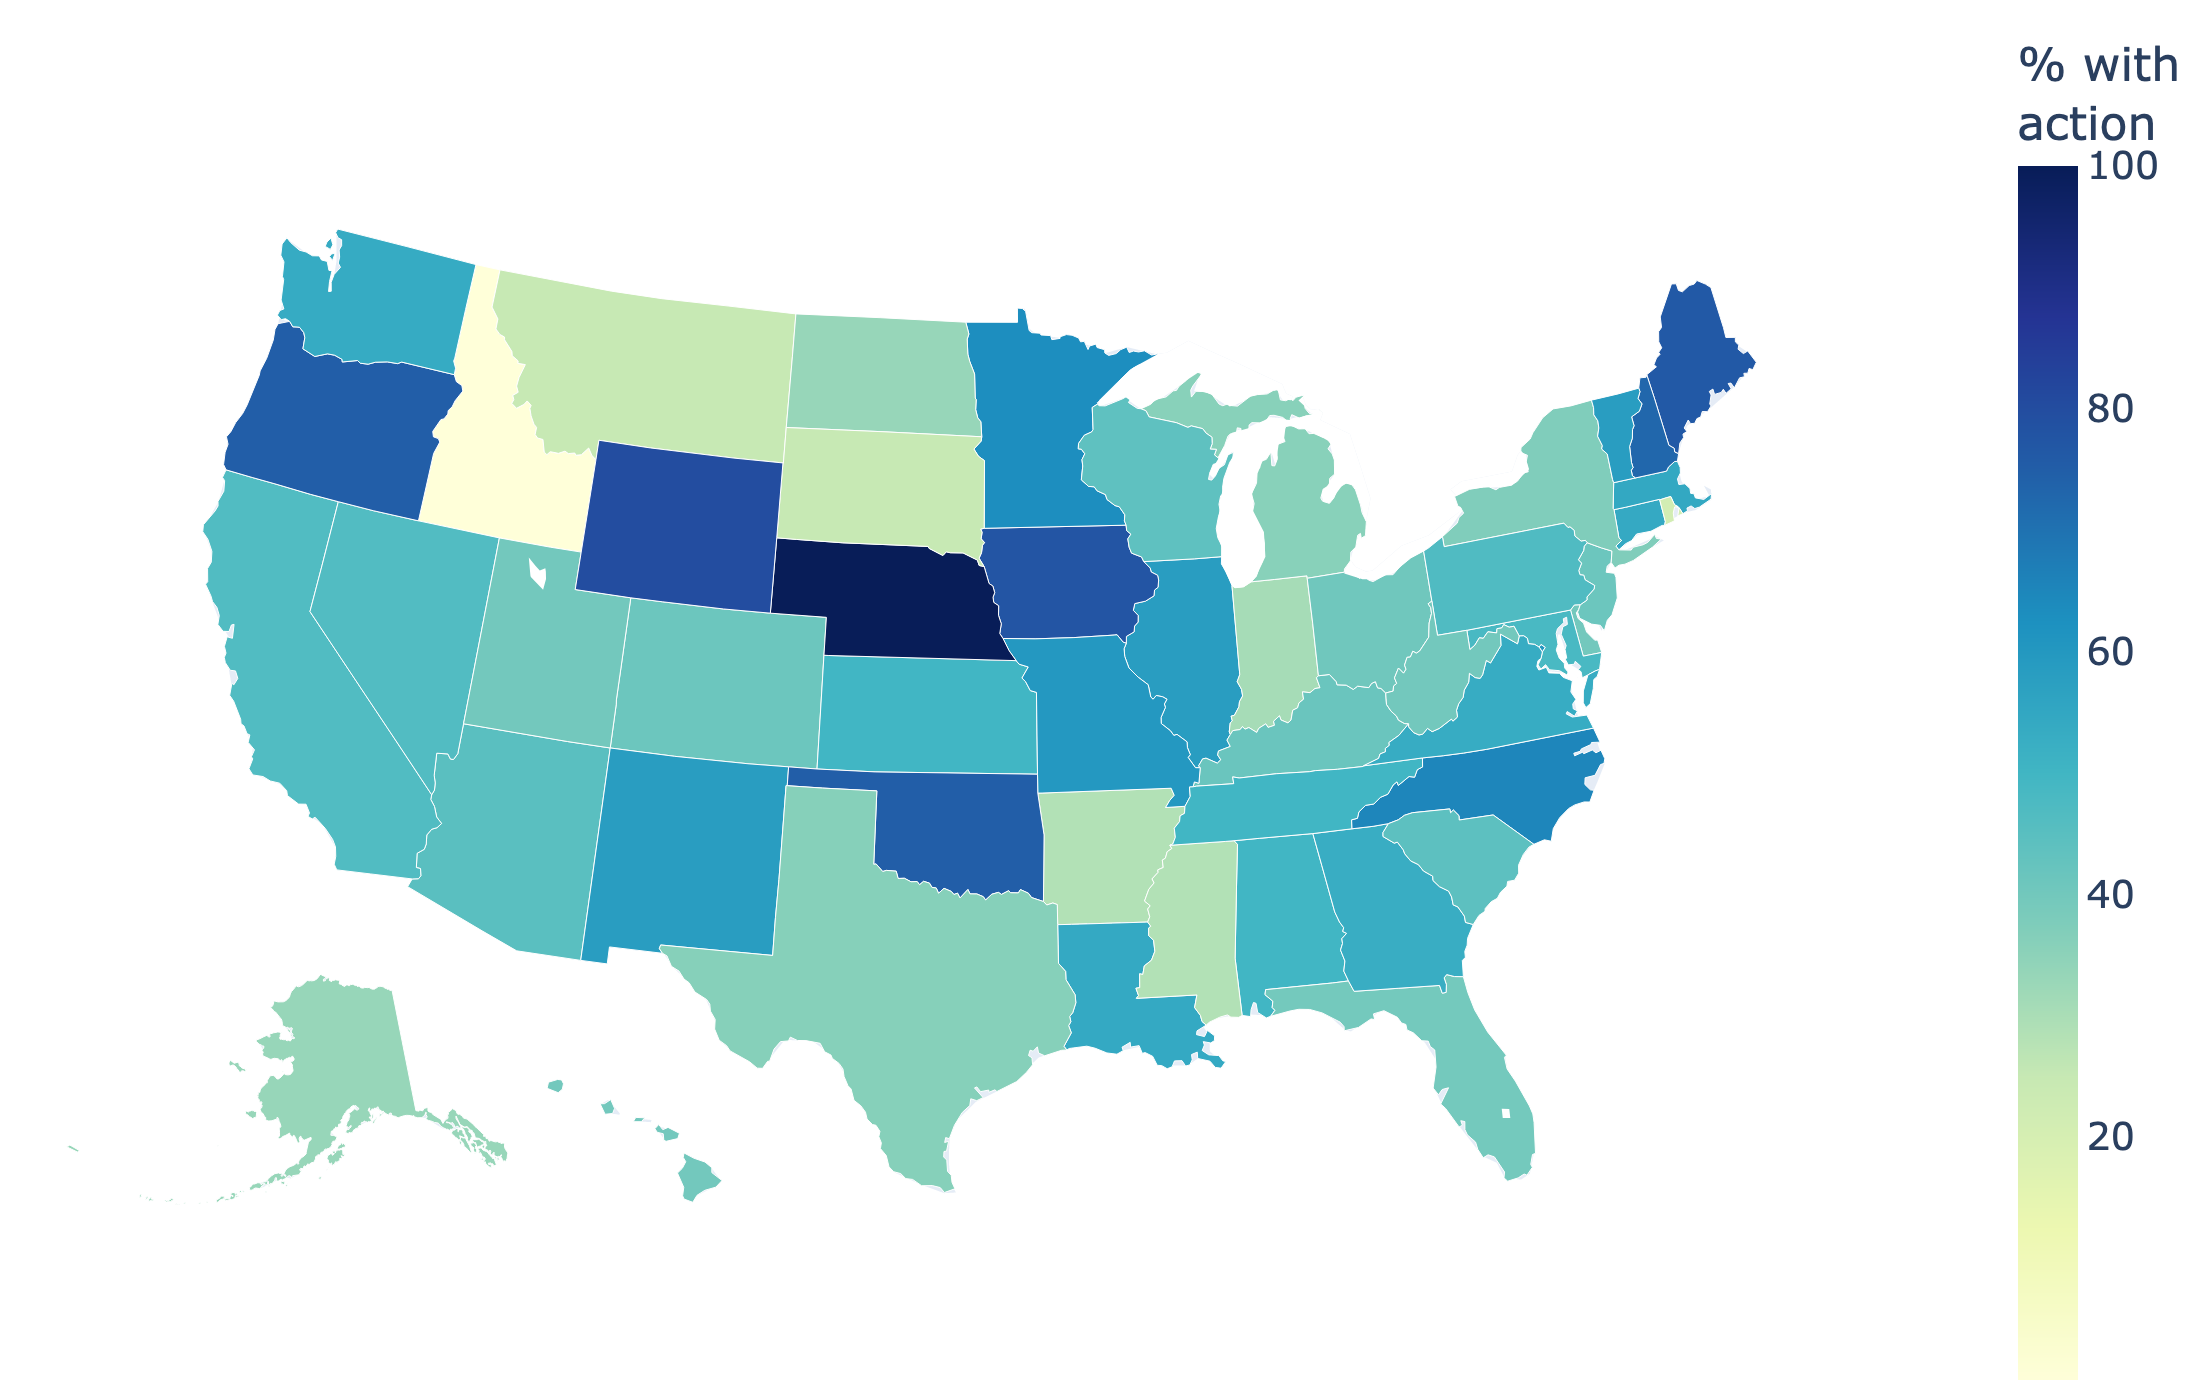

Python code for this plot:
"""
Choropleth map of the US shading each state by the fraction of synagogues
that have at least one environmental *action*.

Definitions
-----------
* Successfully crawled site: a row in `websites` with has_error = FALSE.
* Action: a row in `llm_chunk_classifications` whose category is not 'N/A'
  (and which classified without error).
* Denominator (per state): synagogues that have >= 1 successfully crawled
  website.
* Numerator   (per state): those synagogues that additionally have >= 1
  action found on a successfully crawled website.

Synagogues with no successfully crawled website are excluded entirely, per
instruction to only use successfully crawled sites.

State geometries are loaded with geopandas (US states GeoJSON), and the map
is rendered with plotly.

Outputs:
  state_action_map.html  — interactive choropleth
  state_action_map.png   — static choropleth
  state_action_map.csv   — per-state numerator / denominator / fraction

Usage:
    python 11_analysis/state_action_map.py
    python 11_analysis/state_action_map.py --gray-low-sample
"""

import argparse
import os
import sys
from pathlib import Path

import geopandas as gpd
import pandas as pd
import plotly.graph_objects as go
import psycopg2
from dotenv import load_dotenv

ROOT = Path(__file__).parent.parent
load_dotenv(ROOT / ".env")
HERE = Path(__file__).parent
OUT = HERE          # reassigned in main() from --source
sys.path.insert(0, str(HERE / "recreate_existing"))
import recreate_common as rc  # noqa: E402
from recreate_common import excluded_ids_sql  # noqa: E402

STATES_GEOJSON = (
    "https://raw.githubusercontent.com/PublicaMundi/MappingAPI/"
    "master/data/geojson/us-states.json"
)

# States with fewer than this many crawled synagogues are greyed out when the
# --gray-low-sample flag is set.
MIN_SAMPLE = 5

# Full state name -> USPS abbreviation (matches the `state` column in the DB).
NAME_TO_ABBR = {
    "Alabama": "AL", "Alaska": "AK", "Arizona": "AZ", "Arkansas": "AR",
    "California": "CA", "Colorado": "CO", "Connecticut": "CT",
    "Delaware": "DE", "District of Columbia": "DC", "Florida": "FL",
    "Georgia": "GA", "Hawaii": "HI", "Idaho": "ID", "Illinois": "IL",
    "Indiana": "IN", "Iowa": "IA", "Kansas": "KS", "Kentucky": "KY",
    "Louisiana": "LA", "Maine": "ME", "Maryland": "MD", "Massachusetts": "MA",
    "Michigan": "MI", "Minnesota": "MN", "Mississippi": "MS", "Missouri": "MO",
    "Montana": "MT", "Nebraska": "NE", "Nevada": "NV", "New Hampshire": "NH",
    "New Jersey": "NJ", "New Mexico": "NM", "New York": "NY",
    "North Carolina": "NC", "North Dakota": "ND", "Ohio": "OH",
    "Oklahoma": "OK", "Oregon": "OR", "Pennsylvania": "PA",
    "Rhode Island": "RI", "South Carolina": "SC", "South Dakota": "SD",
    "Tennessee": "TN", "Texas": "TX", "Utah": "UT", "Vermont": "VT",
    "Virginia": "VA", "Washington": "WA", "West Virginia": "WV",
    "Wisconsin": "WI", "Wyoming": "WY", "Puerto Rico": "PR",
}


# ── DB ────────────────────────────────────────────────────────────────────────

def get_conn():
    return psycopg2.connect(
        host=os.getenv("DB_HOST", "localhost"),
        port=int(os.getenv("DB_PORT", 8989)),
        dbname=os.getenv("DB_NAME", "synagogues"),
        user=os.getenv("DB_USER", "research"),
        password=os.getenv("DB_PASSWORD"),
    )


def load_state_fractions() -> pd.DataFrame:
    """Per-state numerator / denominator / fraction over crawled synagogues."""
    conn = get_conn()
    cur = conn.cursor()
    cur.execute(f"""
        WITH crawled AS (   -- synagogues with >=1 successfully crawled site
            SELECT DISTINCT s.id, s.state
            FROM synagogues s
            JOIN websites w ON w.synagogue_id = s.id AND w.has_error = FALSE
            WHERE s.state IS NOT NULL
              AND {excluded_ids_sql("s")}
        ),
        acted AS (          -- crawled synagogues with >=1 action
            SELECT DISTINCT s.id
            FROM synagogues s
            JOIN websites w ON w.synagogue_id = s.id AND w.has_error = FALSE
            JOIN web_pages wp ON wp.website_id = w.id
            {rc.action_join_sql("wp", "c", "m")}
            WHERE c.category <> 'N/A'
              AND c.category IS NOT NULL
              AND (c.error IS NULL OR c.error = '')
              AND {excluded_ids_sql("s")}
        )
        SELECT c.state AS abbr,
               COUNT(DISTINCT c.id)  AS denominator,
               COUNT(DISTINCT a.id)  AS numerator
        FROM crawled c
        LEFT JOIN acted a ON a.id = c.id
        GROUP BY c.state
        ORDER BY c.state
    """)
    rows = cur.fetchall()
    cur.close()
    conn.close()

    df = pd.DataFrame(rows, columns=["abbr", "denominator", "numerator"])
    df["fraction"] = df["numerator"] / df["denominator"]
    return df


# ── map ────────────────────────────────────────────────────────────────────────

def build_map(df: pd.DataFrame, gray_low_sample: bool = False):
    # Load state geometries with geopandas and attach USPS abbreviations.
    gdf = gpd.read_file(STATES_GEOJSON)
    gdf["abbr"] = gdf["name"].map(NAME_TO_ABBR)
    gdf = gdf.merge(df, on="abbr", how="left")

    geojson = gdf.set_index("abbr").__geo_interface__

    gdf["pct"] = gdf["fraction"] * 100
    # States to grey out: no crawled synagogues, or (when flagged) below the
    # minimum sample size.
    low = gdf["denominator"].isna()
    if gray_low_sample:
        low = low | (gdf["denominator"] < MIN_SAMPLE)
    gdf["hover"] = gdf.apply(
        lambda r: (
            f"{r['name']}<br>"
            f"{int(r['numerator'])}/{int(r['denominator'])} synagogues "
            f"({r['pct']:.1f}%)"
            if pd.notna(r["fraction"]) else f"{r['name']}<br>no crawled synagogues"
        ),
        axis=1,
    )

    colored = gdf[~low]
    grayed = gdf[low]

    fig = go.Figure()
    if not grayed.empty:
        fig.add_trace(
            go.Choropleth(
                geojson=geojson,
                locations=grayed["abbr"],
                featureidkey="id",
                z=[0] * len(grayed),
                colorscale=[[0, "lightgray"], [1, "lightgray"]],
                showscale=False,
                marker_line_color="white",
                marker_line_width=0.5,
                text=grayed["hover"],
                hovertemplate="%{text}<extra></extra>",
            )
        )
    fig.add_trace(
        go.Choropleth(
            geojson=geojson,
            locations=colored["abbr"],
            featureidkey="id",
            z=colored["pct"],
            zmin=0,
            zmax=colored["pct"].max(),
            colorscale="YlGnBu",
            marker_line_color="white",
            marker_line_width=0.5,
            colorbar=dict(title="% with<br>action"),
            text=colored["hover"],
            hovertemplate="%{text}<extra></extra>",
        )
    )
    fig.update_geos(scope="usa")
    fig.update_layout(
        font=dict(size=rc.FS_PLOTLY),   # central AXIS_FONT_SIZE typography
        margin=dict(l=0, r=0, t=10, b=0),
    )
    return fig


def main():
    ap = argparse.ArgumentParser(description=__doc__)
    ap.add_argument(
        "--gray-low-sample",
        action="store_true",
        help=f"Grey out states with fewer than {MIN_SAMPLE} crawled synagogues "
             "and write to a separate filename.",
    )
    rc.add_source_arg(ap)
    args = ap.parse_args()
    global OUT
    rc.set_source(args.source)   # must precede excluded_ids_sql()
    OUT = rc.out_dir(HERE)

    df = load_state_fractions()

    total_num = int(df["numerator"].sum())
    total_den = int(df["denominator"].sum())
    print(f"States: {len(df)}")
    print(f"Overall: {total_num}/{total_den} = {total_num / total_den:.3f}")
    if args.gray_low_sample:
        n_low = int((df["denominator"] < MIN_SAMPLE).sum())
        print(f"Greying out {n_low} states with <{MIN_SAMPLE} crawled synagogues")

    stem = "state_action_map_graylow" if args.gray_low_sample else "state_action_map"

    df.to_csv(OUT / f"{stem}.csv", index=False)

    fig = build_map(df, gray_low_sample=args.gray_low_sample)
    fig.write_html(OUT / f"{stem}.html")
    fig.write_image(OUT / f"{stem}.png", width=1100, height=700, scale=2)
    print(f"Wrote {OUT/f'{stem}.png'}")
    print(f"Wrote {OUT/f'{stem}.html'}")
    print(f"Wrote {OUT/f'{stem}.csv'}")


if __name__ == "__main__":
    main()
